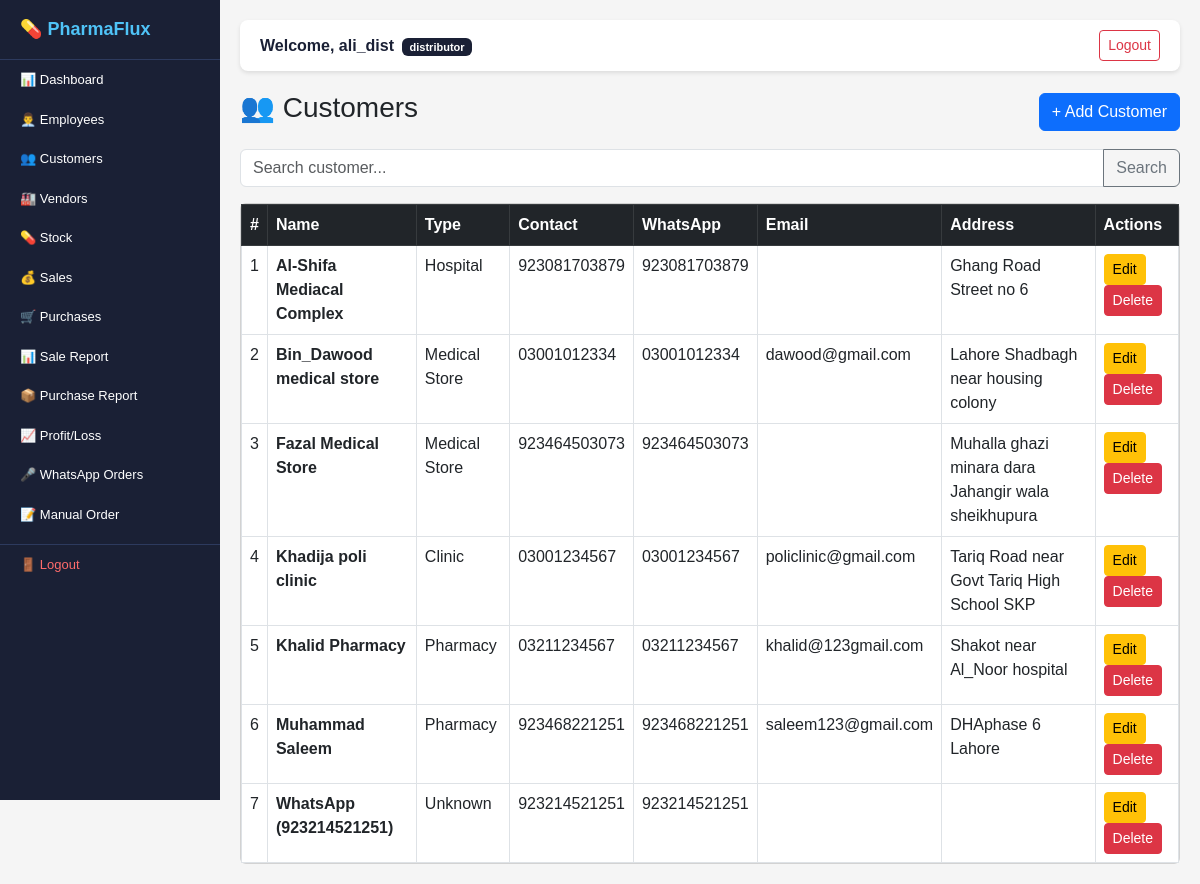
/customers/ (signed in), run on the app's committed database.
### users/models.py (models this page shows)
class User(AbstractUser):
    ROLES = [
        ('superadmin', 'Super Admin'),
        ('distributor', 'Distributor'),
        ('employee', 'Employee'),
    ]
    role = models.CharField(
        max_length=20,
        choices=ROLES,
        default='distributor'
    )

### customers/models.py (models this page shows, shortened)
class Customer(models.Model):
    distributor = models.ForeignKey(
        Distributor,
        on_delete=models.CASCADE,
        related_name='customers'
    )
    name = models.CharField(max_length=200)
    type = models.CharField(
        max_length=100,
        blank=True
    )
    contact = models.CharField(max_length=20)
    email = models.EmailField(blank=True)
    address = models.TextField(blank=True)
    whatsapp_number = models.CharField(
        max_length=20,
        blank=True
    )
    created_at = models.DateTimeField(
        auto_now_add=True
    )

### customers/views.py (the view)
# urls.py: path('', views.customer_list, name='customer_list'),
@login_required
def customer_list(request):
    distributor = get_distributor(request)
    customers = Customer.objects.filter(
        distributor=distributor
    ).order_by('name')
    search = request.GET.get('search', '')
    if search:
        customers = customers.filter(
            name__icontains=search
        )
    return render(request, 'customers/list.html', {
        'customers': customers,
        'search': search,
    })

### customers/views.py (called while the page is built)
def get_distributor(request):
    if request.user.role == 'distributor':
        return request.user.distributor
    elif request.user.role == 'employee':
        return request.user.employee.distributor
    return None

### templates/customers/list.html (shortened to what this page needs)
{% extends 'base.html' %}
{% block content %}
<div class="d-flex justify-content-between align-items-center mb-3">
    <h3>👥 Customers</h3>
    <a href="/customers/add/" class="btn btn-primary">+ Add Customer</a>
</div>
<form method="GET" class="mb-3">
    <div class="input-group">
        <input type="text" name="search" class="form-control"
               placeholder="Search customer..." value="{{ search }}">
        <button class="btn btn-outline-secondary">Search</button>
    </div>
</form>
<div class="card">
    <div class="card-body p-0">
        <table class="table table-bordered table-hover mb-0">
            <thead class="table-dark">
                <tr>
                    <th>#</th>
                    <th>Name</th>
                    <th>Type</th>
                    <th>Contact</th>
                    <th>WhatsApp</th>
                    <th>Email</th>
                    <th>Address</th>
                    <th>Actions</th>
                </tr>
            </thead>
            <tbody>
                {% for customer in customers %}
                <tr>
                    <td>{{ forloop.counter }}</td>
                    <td><strong>{{ customer.name }}</strong></td>
                    <td>{{ customer.type }}</td>
                    <td>{{ customer.contact }}</td>
                    <td>{{ customer.whatsapp_number }}</td>
                    <td>{{ customer.email }}</td>
                    <td>{{ customer.address }}</td>
                    <td>
                        <a href="/customers/edit/{{ customer.id }}/"
                           class="btn btn-sm btn-warning">Edit</a>
                        <a href="/customers/delete/{{ customer.id }}/"
                           class="btn btn-sm btn-danger"
                           onclick="return confirm('Delete this customer?')">Delete</a>
                    </td>
                </tr>
                {% endfor %}
            </tbody>
        </table>
    </div>
</div>
{% endblock %}

### templates/base.html (shortened to what this page needs)
<!DOCTYPE html>
<html lang="en">
<head>
    <link href="https://cdn.jsdelivr.net/npm/bootstrap@5.3.0/dist/css/bootstrap.min.css" rel="stylesheet">
</head>
<body>
<div id="sidebar">
    <span class="brand">💊 PharmaFlux</span>
    {% if request.user.role == 'superadmin' %}
    <a href="/superadmin/" class="nav-link-item">📊 Dashboard</a>
    <a href="/superadmin/add-distributor/" class="nav-link-item">➕ Add Distributor</a>
    {% elif request.user.role == 'distributor' %}
    <a href="/dashboard/" class="nav-link-item">📊 Dashboard</a>
    <a href="/employees/" class="nav-link-item">👨‍💼 Employees</a>
    <a href="/customers/" class="nav-link-item">👥 Customers</a>
    <a href="/vendors/" class="nav-link-item">🏭 Vendors</a>
    <a href="/stock/" class="nav-link-item">💊 Stock</a>
    <a href="/sales/" class="nav-link-item">💰 Sales</a>
    <a href="/purchases/" class="nav-link-item">🛒 Purchases</a>
    <a href="/reports/sales/" class="nav-link-item">📊 Sale Report</a>
    <a href="/reports/purchases/" class="nav-link-item">📦 Purchase Report</a>
    <a href="/reports/profit-loss/" class="nav-link-item">📈 Profit/Loss</a>
    <a href="/voice-orders/" class="nav-link-item">🎤 WhatsApp Orders</a>
    <a href="/voice-orders/create/" class="nav-link-item">📝 Manual Order</a>
    {% endif %}
    <a href="/logout/" class="nav-logout">🚪 Logout</a>
</div>
<div id="main-content">
    <div class="topbar">
        <span style="font-weight:bold; color:#1a2035;">
            Welcome, {{ request.user.username }}
            <span class="badge ms-1" style="background:#1a2035; font-size:11px;">
                {{ request.user.role }}
            </span>
        </span>
        <a href="/logout/" class="btn btn-sm btn-outline-danger">Logout</a>
    </div>
    {% block content %}
    {% endblock %}
</div>
</body>
</html>

### templates/base.html (style rules this page uses)
* { margin: 0; padding: 0; box-sizing: border-box; }
body { font-family: Arial, sans-serif; background-color: #f5f5f5; }
#sidebar { width: 220px; height: 100vh; background-color: #1a2035; position: fixed; top: 0; left: 0; overflow-y: auto; overflow-x: hidden; z-index: 999; }
.brand { color: #4fc3f7; font-size: 18px; font-weight: bold; padding: 16px 20px; background: #1a2035; display: block; border-bottom: 1px solid #2d3a5e; }
.nav-link-item { color: #ffffff; padding: 10px 20px; display: block; text-decoration: none; font-size: 13px; }
.nav-logout { color: #ff6b6b; padding: 10px 20px; display: block; text-decoration: none; font-size: 13px; border-top: 1px solid #2d3a5e; margin-top: 10px; }
#main-content { margin-left: 220px; padding: 20px; }
.topbar { background: #ffffff; padding: 10px 20px; margin-bottom: 20px; border-radius: 8px; box-shadow: 0 2px 4px rgba(0,0,0,0.1); display: flex; justify-content: space-between; align-items: center; }

### data on the page
User: user.username "ali_dist", user.role "distributor"
Customer: name "Al-Shifa Mediacal Complex", type "Hospital", contact "923081703879", whatsapp_number "923081703879", address "Ghang Road Street no 6"
Customer: name "Bin_Dawood medical store", type "Medical Store", contact "03001012334", whatsapp_number "03001012334", email "dawood@gmail.com", address "Lahore Shadbagh near housing colony"
Customer: name "Fazal Medical Store", type "Medical Store", contact "923464503073", whatsapp_number "923464503073", address "Muhalla ghazi minara dara Jahangir wala sheikhupura"
Customer: name "Khadija poli clinic", type "Clinic", contact "03001234567", whatsapp_number "03001234567", email "policlinic@gmail.com", address "Tariq Road near Govt Tariq High School SKP"
Customer: name "Khalid Pharmacy", type "Pharmacy", contact "03211234567", whatsapp_number "03211234567", email "khalid@123gmail.com", address "Shakot near Al_Noor hospital"
Customer: name "Muhammad Saleem", type "Pharmacy", contact "923468221251", whatsapp_number "923468221251", email "saleem123@gmail.com", address "DHAphase 6 Lahore"
Customer: name "WhatsApp (923214521251)", type "Unknown", contact "923214521251", whatsapp_number "923214521251"
